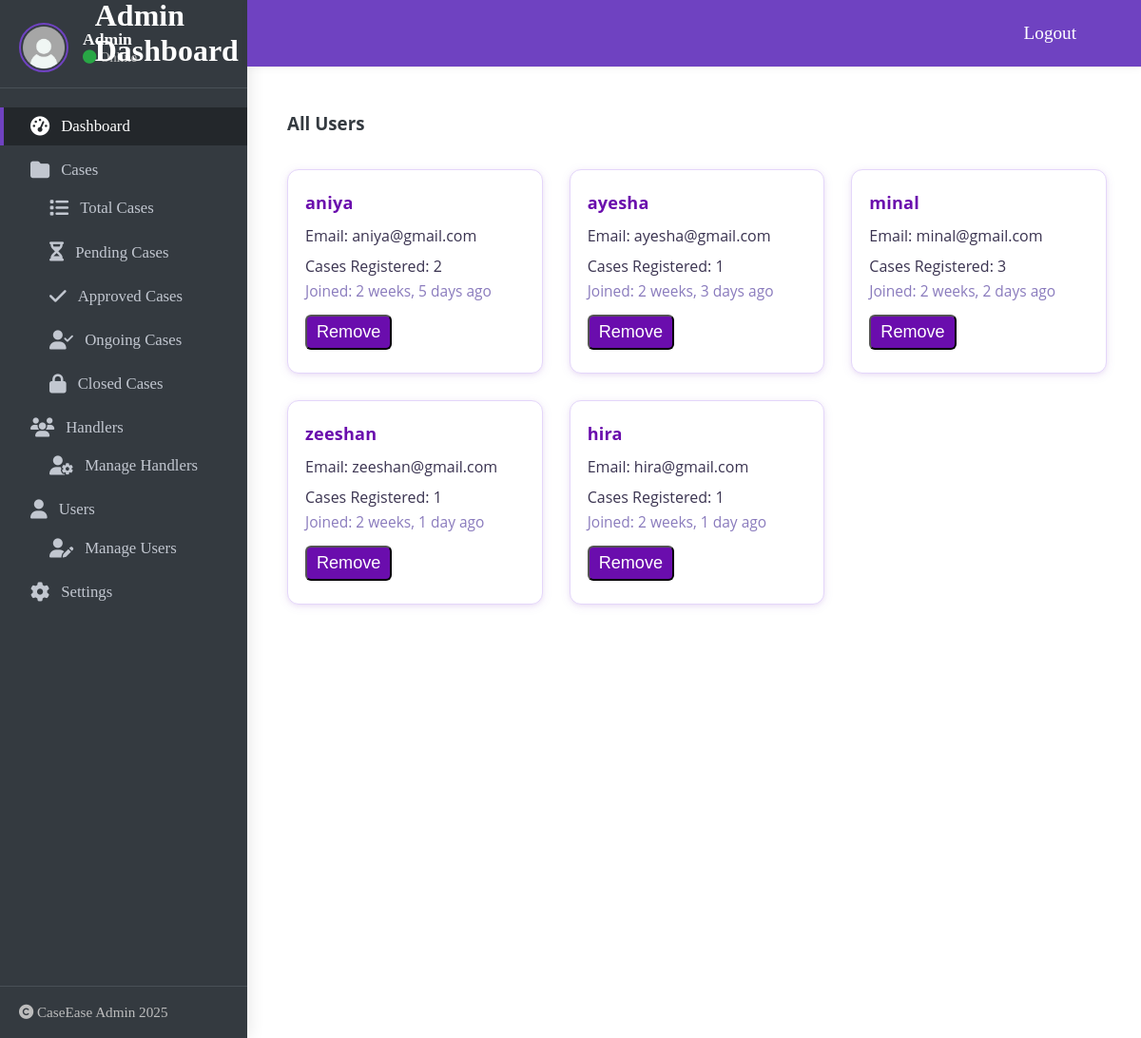
The app's page /accounts/users/ with its own data.
### accounts/models.py (models this page shows, shortened)
class CustomUser(AbstractUser):
    role = models.CharField(max_length=10, choices=ROLE_CHOICES, default='user')
    profile_image = models.ImageField(upload_to='profile_images/', null=True, blank=True)
    phone_number = models.CharField(max_length=15, null=True, blank=True)

### accounts/views.py (the view)
# urls.py: path('users/', views.UserListView.as_view(), name='view_users'),
class UserListView(ListView):
    template_name = 'accounts/users/view_users.html'
    context_object_name = 'users'
    def get_queryset(self):
        return get_user_model().objects.filter(is_superuser=False, is_staff=False).exclude(groups__name='handler')

### accounts/templates/accounts/users/view_users.html (shortened to what this page needs)
{% load static %}
{% load humanize %}
{% block content %}
<div class="dashboard-container">
  {% include 'accounts/admin_sidebar.html' %}
  <div class="main-section">
    <h3 style="display: flex; justify-content: space-between; align-items: center;">
      All Users
    </h3>
    <div class="cases-grid">
    {% for user in users %}
      <div class="card">
        <h4>{{ user.username }}</h4>
        <p>Email: {{ user.email }}</p>
        <p>Cases Registered: {{ user.cases_created.count }}</p>
        <small>Joined: {{ user.date_joined|naturaltime }}</small>
        <a href="{% url 'remove_user' user.pk %}">
        <button type="submit" class="approve-btn">Remove</button>
        </a>
      </div>
    {% empty %}
      <p>No user found.</p>
    {% endfor %}
    </div>
  </div>
</div>
{% endblock %}

### accounts/templates/accounts/users/view_users.html (style rules this page uses)
.dashboard-container { display: flex; align-items: stretch; min-height: 100vh; margin: 0; width: 100vw; max-width: 100vw; box-sizing: border-box; height: 100vh; overflow: auto; }
.main-section { flex: 1; background: #fff; padding: 40px 44px 40px 44px; border-radius: 0 14px 14px 0; box-shadow: 0 2px 16px rgba(0,0,0,0.07); min-height: 100vh; min-width: 0; margin-top: 50px; margin-left: 250px; display: flex; flex-direction: column; justify-content: flex-start; font-family: 'Open Sans', sans-serif; font-size: 16px; color: #343a40; }
.cases-grid { display: grid; grid-template-columns: repeat(3, 1fr); gap: 28px; margin-top: 18px; margin-bottom: 18px; }
.card { background: #fff; border-left: 6px solid #6A0DAD; border-radius: 12px; box-shadow: 0 2px 12px 0 rgba(106,13,173,0.08), 0 1.5px 4px 0 rgba(106,13,173,0.07); padding: 22px 20px 18px 18px; display: flex; flex-direction: column; transition: box-shadow 0.2s, transform 0.2s; border: 1.5px solid #e4d6fa; overflow: hidden; min-width: 0; }
.card h4, .card a { margin: 0 0 6px 0; color: #6A0DAD; font-size: 1.13em; font-weight: 700; letter-spacing: 0.2px; text-decoration: none; transition: color 0.2s; word-break: break-word; }
.card p { margin: 6px 0 4px 0; color: #3a3350; font-size: 1em; }
.card small { color: #8a7bbd; font-size: 0.97em; display: block; margin-bottom: 2px; }
.approve-btn { align-items: center; background: #6A0DAD; color: white; padding: 6px 10px; border-radius: 6px; font-size: 1em; margin-top: 12px; }

### records on screen
CustomUser: username "aniya", email "aniya@gmail.com", cases_created.count "2", date_joined "2 weeks, 5 days ago"
CustomUser: username "ayesha", email "ayesha@gmail.com", cases_created.count "1", date_joined "2 weeks, 3 days ago"
CustomUser: username "minal", email "minal@gmail.com", cases_created.count "3", date_joined "2 weeks, 2 days ago"
CustomUser: username "zeeshan", email "zeeshan@gmail.com", cases_created.count "1", date_joined "2 weeks, 1 day ago"
CustomUser: username "hira", email "hira@gmail.com", cases_created.count "1", date_joined "2 weeks, 1 day ago"

### other values on screen
{{ request.user.username|default:'Admin' }} "Admin"
